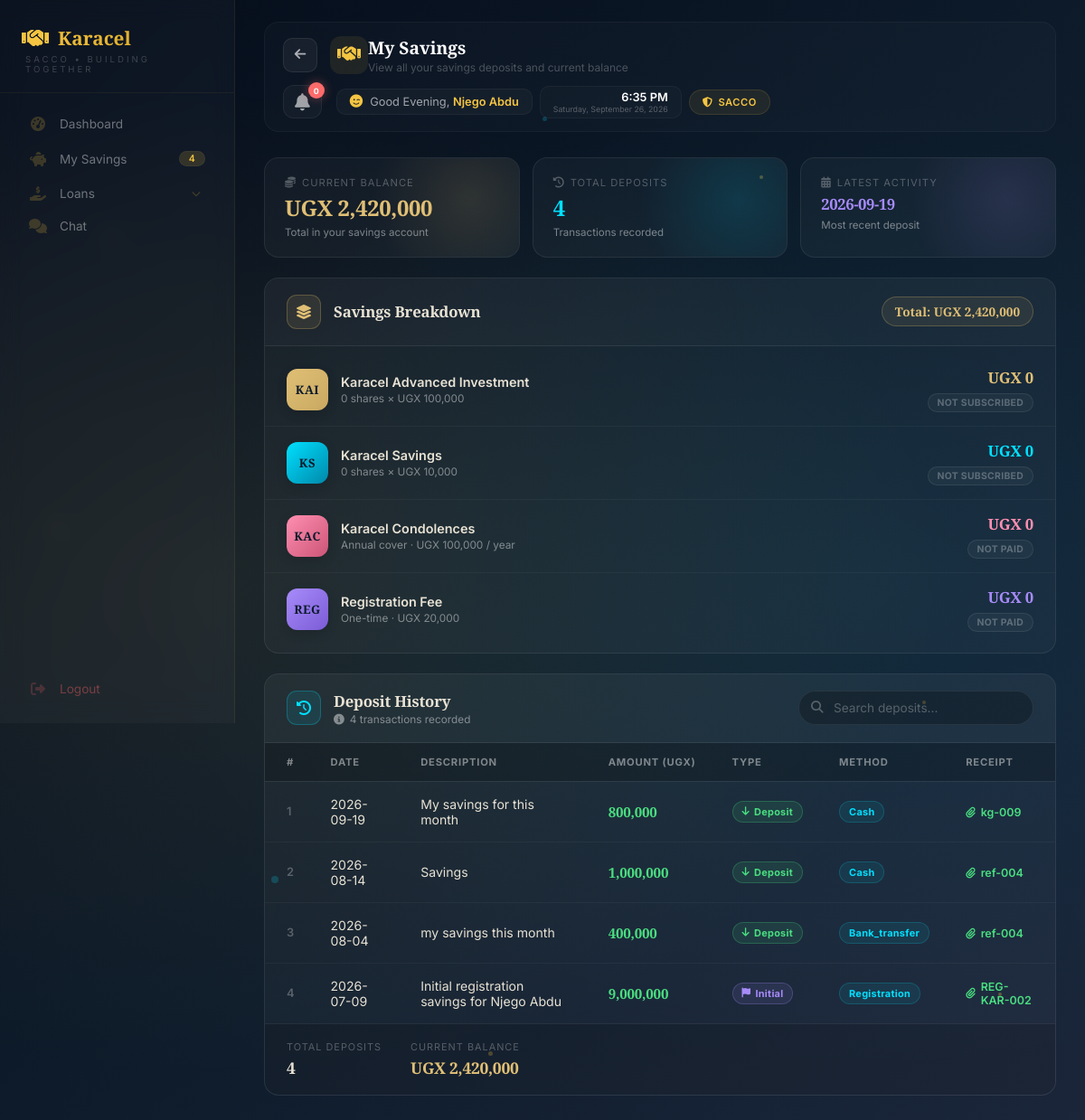
Before: /member/savings (signed in) with the older database file.
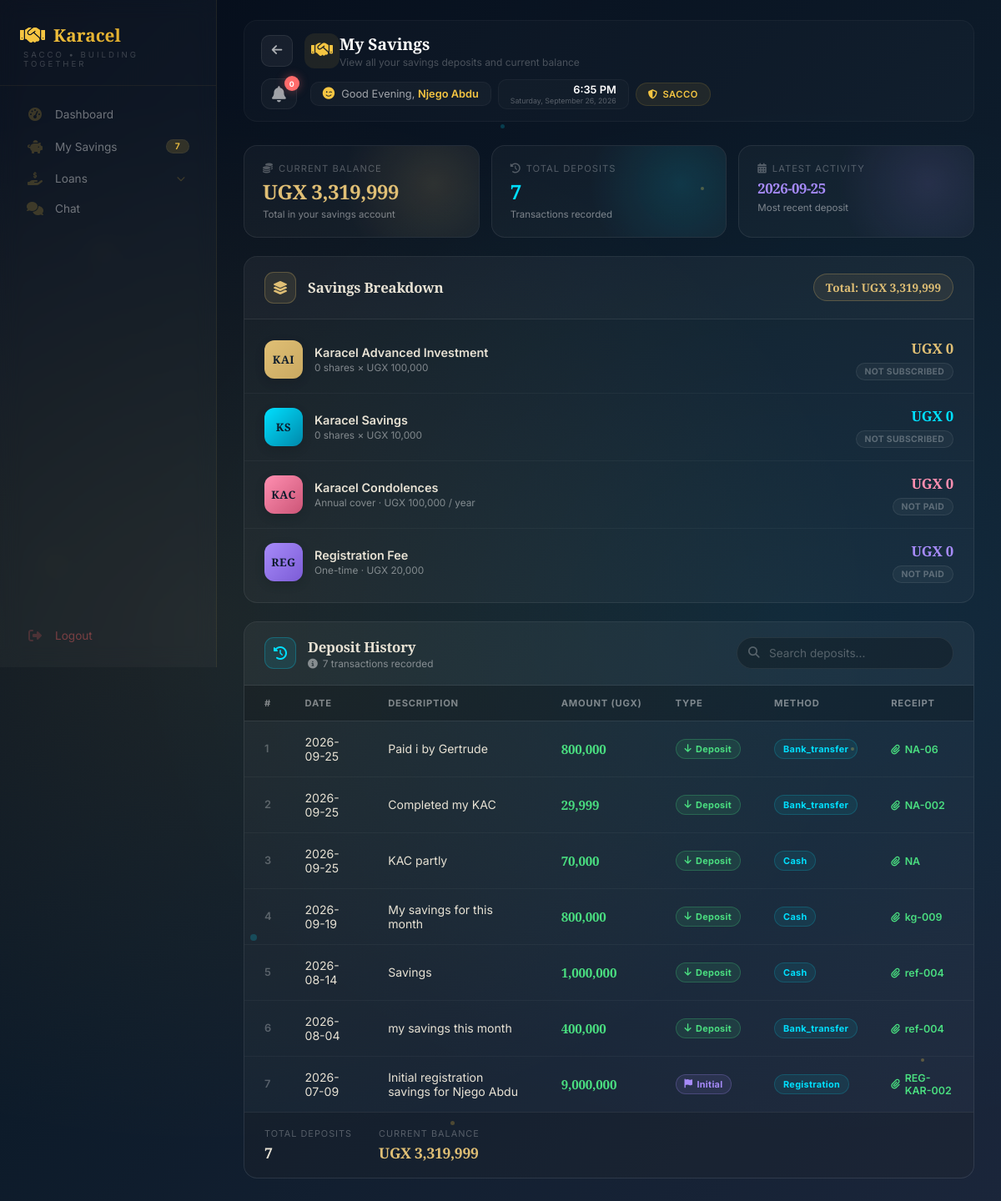
After: the same page with the newer database file.
### tables this page shows
CREATE TABLE users (
        id INTEGER PRIMARY KEY AUTOINCREMENT,
        full_name TEXT NOT NULL,
        gender TEXT,
        dob TEXT,
        sacco_number TEXT UNIQUE NOT NULL,
        email TEXT,
        phone TEXT,
        address TEXT,
        password TEXT NOT NULL,
        role TEXT DEFAULT 'member',
        status TEXT DEFAULT 'active',
        savings_balance REAL DEFAULT 0,
        next_of_kin_name TEXT,
        relationship TEXT,
        next_of_kin_phone TEXT,
        registration_date TIMESTAMP DEFAULT CURRENT_TIMESTAMP
    , kai_shares INTEGER DEFAULT 0, ks_shares INTEGER DEFAULT 0, kac_paid INTEGER DEFAULT 0, kac_paid_date TEXT, registration_fee_paid INTEGER DEFAULT 0, registration_fee_paid_date TEXT, account_number TEXT);

CREATE TABLE savings_deposits (
            id INTEGER PRIMARY KEY AUTOINCREMENT,
            user_id INTEGER NOT NULL,
            amount REAL NOT NULL,
            deposit_date TEXT NOT NULL,
            payment_method TEXT,
            receipt_number TEXT,
            notes TEXT,
            created_at TIMESTAMP DEFAULT CURRENT_TIMESTAMP, reference TEXT, savings_type TEXT DEFAULT "KAI", shares INTEGER DEFAULT 0,
            FOREIGN KEY (user_id) REFERENCES users(id)
        );

### app.py (the view)
@app.route("/member/savings")
def member_savings():
    if "user_id" not in session:
        return redirect("/login")
    user_id = session["user_id"]
    db = get_db()
    try:
        member = db.execute("SELECT * FROM users WHERE id = ?", (user_id,)).fetchone()
        if not member:
            db.close()
            flash('Member not found', 'danger')
            return redirect(url_for('member_dashboard'))
        savings_deposits = db.execute("""
            SELECT * FROM savings_deposits
            WHERE user_id = ?
            ORDER BY deposit_date DESC, created_at DESC
        """, (user_id,)).fetchall()
        savings_balance = float(member['savings_balance'] or 0)
        total_savings = savings_balance
        db.close()
        return render_template(
            "member/member-savings.html",
            savings_deposits=savings_deposits,
            savings_balance=savings_balance,
            total_savings=total_savings,
            member=member
        )
    except Exception as e:
        db.close()
        flash(f'Error loading savings: {str(e)}', 'danger')
        return redirect(url_for('member_dashboard'))

### app.py (called while the page is built)
def get_db():
    conn = sqlite3.connect("sacco.db")
    conn.row_factory = sqlite3.Row
    return conn

@app.context_processor
def inject_globals():
    from datetime import datetime
    completed_loans = 0
    try:
        if 'user_id' in session:
            role = session.get('role', '')
            if role in ['treasurer', 'admin', 'chairperson']:
                db = get_db()
                completed_loans = db.execute("SELECT COUNT(*) FROM loans WHERE status = 'completed'").fetchone()[0]
                db.close()
    except Exception as e:
        print(f"Error getting completed_loans: {e}")
    return {
        'now': datetime.now(),
        'completed_loans': completed_loans
    }

### templates/member/member-savings.html (shortened to what the changed rows need)
{% extends "member/member-base.html" %}
{% block page_title %}My Savings{% endblock %}
{% block content %}
{% set savings_deposits = savings_deposits|default([]) %}
{% set savings_balance = savings_balance|default(0) %}
{% set total_savings = total_savings|default(0) %}
<div class="savings-page">
    <div class="savings-summary-strip">
        <div class="savings-summary-card accent-gold">
            <div class="ss-label"><i class="fas fa-coins"></i> Current Balance</div>
            <div class="ss-value gold">UGX {{ "{:,.0f}".format(savings_balance) if savings_balance else '0' }}</div>
            <div class="ss-sub">Total in your savings account</div>
        </div>
        <div class="savings-summary-card accent-blue">
            <div class="ss-label"><i class="fas fa-history"></i> Total Deposits</div>
            <div class="ss-value blue">{{ savings_deposits|length if savings_deposits else 0 }}</div>
            <div class="ss-sub">Transactions recorded</div>
        </div>
        <div class="savings-summary-card accent-purple">
            <div class="ss-label"><i class="fas fa-calendar-alt"></i> Latest Activity</div>
            <div class="ss-value purple" style="font-size: 1.05rem;">
                {% if savings_deposits and savings_deposits|length > 0 %}
                    {{ savings_deposits[0].deposit_date }}
                {% else %}
                    No activity
                {% endif %}
            </div>
            <div class="ss-sub">Most recent deposit</div>
        </div>
    </div>
    <div class="savings-breakdown-panel">
        <div class="savings-breakdown-header">
            <div class="icon-box"><i class="fas fa-layer-group"></i></div>
            <h3>Savings Breakdown</h3>
            <span class="total-pill">
                Total: UGX {{ "{:,.0f}".format(savings_balance) if savings_balance else '0' }}
            </span>
        </div>
    </div>
    <div class="deposits-panel">
        <div class="deposits-header">
            <div class="deposits-header-left">
                <div>
                    <h3>Deposit History</h3>
                    <div class="subtext">
                        <i class="fas fa-info-circle"></i>
                        {{ savings_deposits|length if savings_deposits else 0 }} transaction{{ 's' if (savings_deposits|length if savings_deposits else 0) != 1 else '' }} recorded
                    </div>
                </div>
            </div>
        </div>
        <div class="sv-table-wrapper">
            <table class="sv-table" id="savingsTable">
                <thead>
                    <tr>
                        <th>#</th>
                        <th>Date</th>
                        <th>Description</th>
                        <th>Amount (UGX)</th>
                        <th>Type</th>
                        <th>Method</th>
                        <th>Receipt</th>
                    </tr>
                </thead>
                <tbody id="tableBody">
                    {% if savings_deposits and savings_deposits|length > 0 %}
                        {% for deposit in savings_deposits %}
                            <tr>
                                <td>{{ loop.index }}</td>
                                <td>{{ deposit.deposit_date }}</td>
                                <td>{{ deposit.notes or 'Savings Deposit' }}</td>
                                <td><strong>{{ "{:,.0f}".format(deposit.amount) }}</strong></td>
                                <td>
                                    {% if deposit.payment_method == 'registration' %}
                                        <span class="sv-badge type-initial"><i class="fas fa-flag"></i> Initial</span>
                                    {% else %}
                                        <span class="sv-badge type-deposit"><i class="fas fa-arrow-down"></i> Deposit</span>
                                    {% endif %}
                                </td>
                                <td>
                                    <span class="sv-badge method">
                                        {{ deposit.payment_method|capitalize if deposit.payment_method else 'Cash' }}
                                    </span>
                                </td>
                                <td>
                                    {% if deposit.receipt_number %}
                                        <span class="sv-receipt" title="Receipt available">
                                            <i class="fas fa-paperclip"></i> {{ deposit.receipt_number }}
                                        </span>
                                    {% else %}
                                        <span style="color: rgba(255,255,255,0.15);">—</span>
                                    {% endif %}
                                </td>
                            </tr>
                        {% endfor %}
                    {% endif %}
                </tbody>
            </table>
        </div>
        <div class="sv-table-footer">
            <div class="sv-footer-stats">
                <div class="sv-footer-stat">
                    <span class="fs-label">Total Deposits</span>
                    <span class="fs-value">{{ savings_deposits|length if savings_deposits else 0 }}</span>
                </div>
                <div class="sv-footer-stat">
                    <span class="fs-label">Current Balance</span>
                    <span class="fs-value highlight">UGX {{ "{:,.0f}".format(savings_balance) if savings_balance else '0' }}</span>
                </div>
            </div>
        </div>
    </div>
</div>
{% endblock %}

### templates/member/member-base.html (shortened to what this page needs)
<!DOCTYPE html>
<html lang="en">
<head>
    <link rel="stylesheet" href="https://cdnjs.cloudflare.com/ajax/libs/font-awesome/6.4.0/css/all.min.css">
    <link rel="stylesheet" href="{{ url_for('static', filename='member_dashboard.css') }}">
</head>
<body>
<div class="particles">
    <div class="particle"></div>
    <div class="particle"></div>
    <div class="particle"></div>
    <div class="particle"></div>
    <div class="particle"></div>
    <div class="particle"></div>
    <div class="particle"></div>
    <div class="particle"></div>
</div>
<div class="dashboard-wrapper">
    <aside class="sidebar">
        <div class="sidebar-logo">
            <h2><i class="fas fa-handshake"></i> <span>Karacel</span></h2>
            <p>SACCO • Building Together</p>
        </div>
        <div class="sidebar-nav">
            <a href="#" onclick="navigateTo('dashboard', event)" class="nav-item {% if active_page == 'dashboard' %}active{% endif %}">
                <i class="fas fa-tachometer-alt"></i>
                <span>Dashboard</span>
            </a>
            <a href="#" onclick="navigateTo('savings', event)" class="nav-item {% if active_page == 'savings' %}active{% endif %}">
                <i class="fas fa-piggy-bank"></i>
                <span>My Savings</span>
                <span class="badge">{{ savings_deposits|length if savings_deposits else 0 }}</span>
            </a>
            <div class="nav-dropdown">
                <a href="#" class="nav-item nav-dropdown-toggle" onclick="toggleDropdown(event)">
                    <i class="fas fa-hand-holding-usd"></i>
                    <span>Loans</span>
                    <i class="fas fa-chevron-down"></i>
                </a>
                <a href="{{ url_for('member_chat') }}" class="nav-item {% if active_page == 'chat' %}active{% endif %}">
                    <i class="fas fa-comments"></i>
                    <span>Chat</span>
                </a>
            </div>
            <a href="{{ url_for('logout') }}" class="nav-item logout">
                <i class="fas fa-sign-out-alt"></i>
                <span>Logout</span>
            </a>
        </div>
    </aside>
    <div class="dashboard-container">
        <div class="modern-app-bar">
            <div class="app-bar-left">
                <button type="button" class="nav-back-btn" onclick="memberGoBack()" title="Go back">
                    <i class="fas fa-arrow-left"></i>
                </button>
                <div class="app-bar-icon">
                    <i class="fas fa-handshake"></i>
                </div>
                <div class="app-bar-title">
                    <h2 id="pageTitle">{% block page_title %}Dashboard{% endblock %}</h2>
                    <p id="pageSubtitle">{% block page_subtitle %}Your SACCO overview{% endblock %}</p>
                </div>
            </div>
            <div class="app-bar-right">
                <div class="notification-bell-wrapper" onclick="toggleNotificationDropdown(event)">
                    <i class="fas fa-bell bell-icon"></i>
                    <span class="bell-badge {% if unread_count == 0 %}zero{% endif %}" id="notificationBadge">
                        {{ unread_count if unread_count is defined else 0 }}
                    </span>
                </div>
                <div class="greeting-widget">
                    <i class="fas fa-smile-wink"></i>
                    <span class="greeting-text">
                        Good <span id="greetingTime">Evening</span>,
                        <span id="greetingName" class="greeting-name">{{ member.full_name | safe if member else 'Member' }}</span>
                    </span>
                </div>
                <div class="date-widget">
                    <div class="time" id="currentTime">--:-- --</div>
                    <div class="date" id="currentDate">Loading...</div>
                </div>
                <div class="sacco-badge">
                    <i class="fas fa-shield-alt"></i> SACCO
                </div>
            </div>
        </div>
        {% block content %}
        {% endblock %}
    </div>
</div>
</body>
</html>

Changed rows visible on the page:
changed users "Njego Abdu": savings_balance "2,420,000" → "3,319,999"
added savings_deposits: deposit_date "2026-09-25", notes "Paid i by Gertrude", amount "800,000", shows "Deposit", payment_method "Bank_transfer", receipt_number "NA-06"
added savings_deposits: deposit_date "2026-09-25", notes "Completed my KAC", amount "29,999", shows "Deposit", payment_method "Bank_transfer", receipt_number "NA-002"
added savings_deposits: deposit_date "2026-09-25", notes "KAC partly", amount "70,000", shows "Deposit", payment_method "Cash", receipt_number "NA"
Other visible differences:
{{ savings_deposits|length if savings_deposits else 0 }}: "4" → "7"
{{ savings_deposits[0].deposit_date }}: "2026-09-19" → "2026-09-25"
